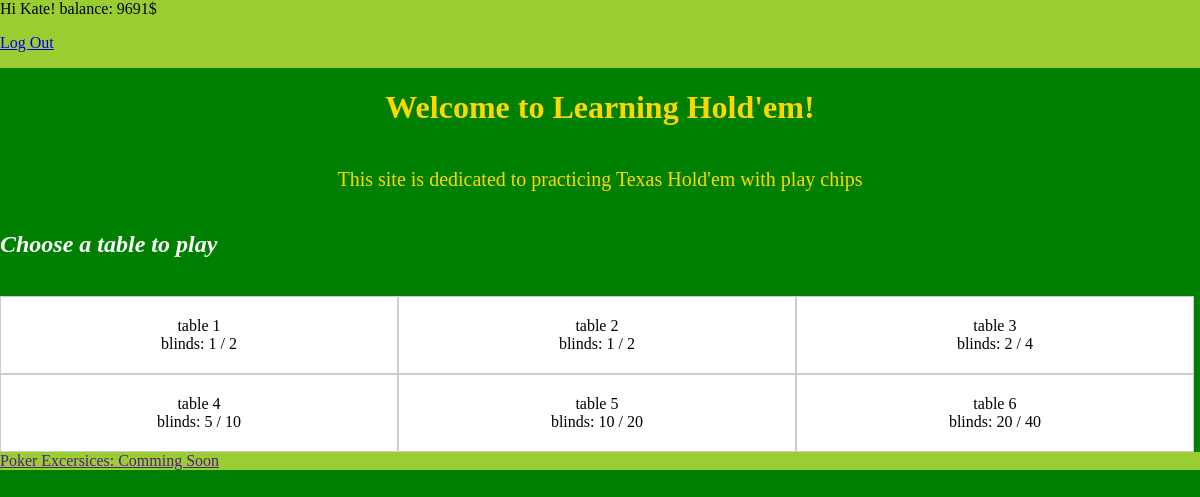
Screenshot of / (signed in) with the database file from the repository.
### game/models.py (models this page shows)
class GameTable(models.Model):
    def default_config():
        return {
            'small_blind': 20,
            'ante': 0,
            'min_buyin': 100,
            'max_buyin': 500,
            'num_of_sits': 9,
        }
    table_name = models.CharField(max_length=100, default='table')
    config = models.JSONField(
        default = default_config
    )

### guessing_game/views.py (the view)
# urls.py: 2. Add a URL to urlpatterns:  path('', views.home, name='home')
def home(request):
	user = request.user
	tables = [{'id':table.id,'name':table.table_name,'small_blind':table.config['small_blind'], 'big_blind':2*table.config['small_blind']} for table in GameTable.objects.all()]
	context = {'user':user,'tables':tables}
	if user.is_authenticated:
		context['balance'] = UserAccount.objects.get(user=user).balance
	return render(request,'home.html',context=context)

### templates/home.html (shortened to what this page needs)
{% extends 'base.html' %}
{% block style %}
<link rel="stylesheet" type="text/css" href="/static/css/home.css?{% now 'U' %}">
{% endblock style %}
{% block content %}
<h1> Welcome to Learning Hold'em! </h1>
<p id="about"> This site is dedicated to practicing Texas Hold'em with play chips </p>
{% if user.is_authenticated %}
<h2> Choose a table to play </h2>
<br>
<div id="tables">
    {% for table in tables %}
    <a href="/game/{{table.id}}/" class="table-box">
        {{table.name}} <br>
        blinds: {{table.small_blind}} / {{table.big_blind}}
    </a><br>
    {% endfor %}
</div>
{% else %}
<h2> log in to view tables </h2>
{% endif %}
<footer>
    <a href=""> Poker Excersices: Comming Soon</a>
</footer>
{% endblock content %}

### templates/base.html (shortened to what this page needs)
<!DOCTYPE html>
<html lang="en">
<head>
    {% block style %} {% endblock style %}
</head>
<body>
    <header>
        {% if user.is_authenticated %}
        <span> Hi {{ user.username }}! </span>
        balance: {{ balance }}$
        <p><a href="{% url 'logout' %}">Log Out</a></p>
        {% else %}
        <p>You are not logged in</p>
        <a href="{% url 'login' %}">Log In</a>
        {% endif %}
    </header>
    {% block content %}
    {% endblock content %}
</body>
</html>

### static/css/home.css (style rules this page uses)
body { display: flex; flex-direction: column; margin: 0; background-color:green; }
header { background: yellowgreen; height: 20vh; flex: 1; }
footer { background: yellowgreen; flex: 1; display: flex; bottom: 0; }
h1 { text-align: center; color: gold; }
#about { font-size: 20px; color: gold; text-align: center; }
h2 { color: white; font-style: italic; }
#tables { display: flex; flex-wrap: wrap; }
.table-box { width: calc(33.33% - 2px); background-color: white; padding: 20px; border: 1px solid #ccc; text-align: center; box-sizing: border-box; color: black; text-decoration: none; }

### rows the page displays
GameTable: name "table 1"
GameTable: name "table 2"
GameTable: name "table 3"
GameTable: name "table 4"
GameTable: name "table 5"
GameTable: name "table 6"

### other values shown
{{ user.username }} "Kate"
{{ balance }} "9691"
{{ table.small_blind }} "1" "1" "2" "5" "10" "20"
{{ table.big_blind }} "2" "2" "4" "10" "20" "40"
